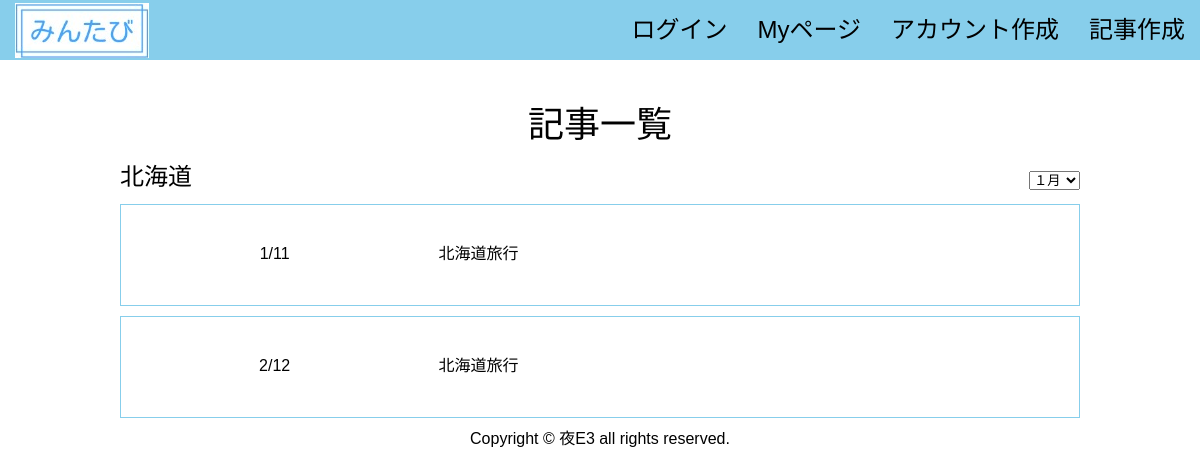
Screenshot of /thread/1 with the database file from the repository.
### tables this page shows
CREATE TABLE "Prefecture" (
	"No"	INTEGER,
	"area"	TEXT,
	PRIMARY KEY("No" AUTOINCREMENT)
);

CREATE TABLE "page" (
	"ID"	INTEGER,
	"userID"	INTEGER,
	"editPASS"	INTEGER,
	"title"	TEXT,
	"prefectures"	INTEGER,
	"month"	INTEGER,
	"date"	INTEGER,
	"flag"	INTEGER,
	"period"	TEXT,
	PRIMARY KEY("ID" AUTOINCREMENT)
);

### app.py (the view)
@app.route('/thread/<int:areaid>', methods=["GET"])
def thread(areaid):
    conn = sqlite3.connect('flaskapp.db')
    c = conn.cursor()
    c.execute("select area from Prefecture where No=?", (areaid,))
    area = c.fetchone()
    c.execute("select month, date, title from page where flag=0 and prefectures=?", (areaid,) )
    page = []
    for row in c.fetchall():
        page.append({"month": row[0], "date": row[1], "title": row[2]})
    c.close()
    print(area)
    print(page)
    return render_template('thread.html', page=page, area=area)

### templates/thread.html (shortened to what this page needs)
<!DOCTYPE html>
{% extends 'base.html' %}
{% block content %}
    <div class="title">記事一覧</div>
    <div class="thread_box">
      <div class="area"><p>{{area[0]}}</p></div>
      <div class="month">
        <form action="#" method="post">
          <select name="month">
            <option value="1">１月</option>
          </select>
        </form>
      </div>
    </div>
   {% for item in page %}
   <div class="box1">
     <div class="item1">{{item["month"]}}/{{item["date"]}}</div>
     <div class="item2">{{item["title"]}}</div>
   </div>
   {% endfor %}
{% endblock %}

### static/css/style.css (style rules this page uses)
html { overflow-y: scroll; }
body, h1, h2, h3, h4, h5, p, ul, ol, li, dl, dt, dd { margin: 0px; padding: 0px; }
body { background: #fff; text-align: center; font-size: 16px; line-height: 1.4; min-width: 100%; -webkit-text-size-adjust: 100%; }
body { font-family: "Noto Sans Japanese", "ヒラギノ角ゴ Pro W3", "Hiragino Kaku Gothic Pro", "ヒラギノ角ゴ ProN W3", "Hiragino Kaku Gothic ProN", "游ゴシック", YuGothic, "メイリオ", "Meiryo", "HGPｺﾞｼｯｸM", "Osaka", "ＭＳ Ｐゴシック", sans-serif, Century Gothic, Arial; }
.title { display: flex; justify-content: center; align-items: flex-end; font-size: 36px; height: 150px; }
.thread_box { display: flex; justify-content: space-between; font-size: 24px; margin: 10px 10%; }
.box1 { display: flex; justify-content: flex-start; align-items: center; height: 100px; border: 1px solid skyblue; margin: 10px 10%; }
.item1 { width: 10%; padding: 10px; margin: 10%; }
.item2 { padding: 10px; text-align: left; }

### rows the page displays
Prefecture: area "北海道"
page: month "1", date "11", title "北海道旅行"
page: month "2", date "12", title "北海道旅行"
